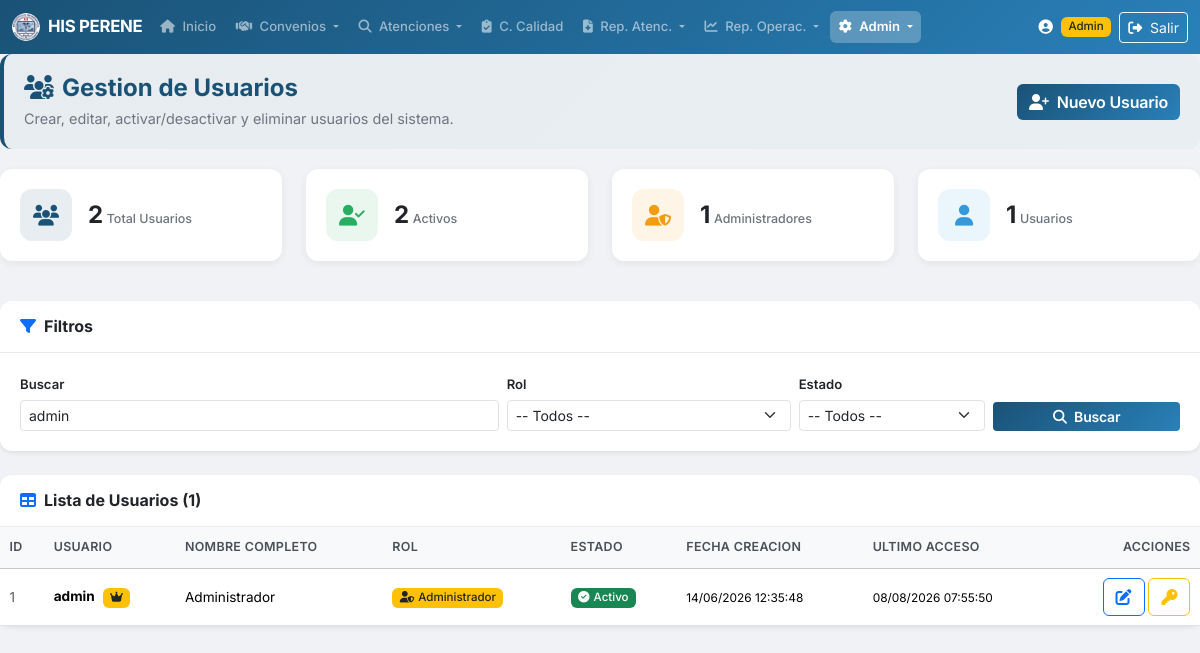
Screenshot of /usuarios.php?buscar=admin (signed in) with the database file from the repository.
### tables this page shows
CREATE TABLE `USUARIOS` (
  `id_usuario` int(11) NOT NULL,
  `usuario` varchar(50) NOT NULL,
  `password` varchar(255) NOT NULL,
  `nombre_completo` varchar(150) DEFAULT NULL,
  `rol` varchar(20) NOT NULL DEFAULT 'usuario' COMMENT 'admin o usuario',
  `estado` tinyint(1) NOT NULL DEFAULT 1,
  `fecha_creacion` datetime DEFAULT current_timestamp(),
  `ultimo_acceso` datetime DEFAULT NULL
);

### includes/functions.php (called while the page is built, shortened)
<?php
function clean($str) {
    return htmlspecialchars($str ?? '', ENT_QUOTES, 'UTF-8');
}
function formatDateTime($datetime) {
    $ts = strtotime($datetime);
    return $ts ? date('d/m/Y H:i:s', $ts) : $datetime;
}

### usuarios.php (the view, shortened to what this page needs)
<?php
require_once 'includes/functions.php';
$pdo = getDBConnection();
$fBuscar = trim($_GET['buscar'] ?? '');
$where = "1=1";
$params = [];
if ($fBuscar !== '') {
    $where .= " AND (usuario LIKE :b1 OR nombre_completo LIKE :b2)";
    $params[':b1'] = '%' . $fBuscar . '%';
    $params[':b2'] = '%' . $fBuscar . '%';
}
$countSql = "SELECT COUNT(*) FROM USUARIOS WHERE " . $where;
$countStmt = $pdo->prepare($countSql);
$countStmt->execute($params);
$totalRegistros = (int)$countStmt->fetchColumn();
$porPagina = 20;
$pagina = max(1, intval($_GET['pagina'] ?? 1));
$offset = ($pagina - 1) * $porPagina;
$dataSql = "SELECT id_usuario, usuario, nombre_completo, rol, estado, fecha_creacion, ultimo_acceso FROM USUARIOS WHERE {$where} ORDER BY id_usuario ASC LIMIT {$porPagina} OFFSET {$offset}";
$dataStmt = $pdo->prepare($dataSql);
$dataStmt->execute($params);
$usuarios = $dataStmt->fetchAll();
$statsRow = $pdo->query("SELECT
    COUNT(*) as total,
    SUM(CASE WHEN estado=1 THEN 1 ELSE 0 END) as activos,
    SUM(CASE WHEN estado=0 THEN 1 ELSE 0 END) as inactivos,
    SUM(CASE WHEN rol='admin' THEN 1 ELSE 0 END) as admins,
    SUM(CASE WHEN rol='usuario' THEN 1 ELSE 0 END) as usuarios_comun
    FROM USUARIOS")->fetch();
include 'includes/header.php';
?>
<div class="page-header-section">
    <div class="d-flex justify-content-between align-items-center flex-wrap gap-2">
        <div>
            <h4><i class="fas fa-users-cog me-2"></i>Gestion de Usuarios</h4>
            <p class="subtitle">Crear, editar, activar/desactivar y eliminar usuarios del sistema.</p>
        </div>
        <button type="button" class="btn btn-his" data-bs-toggle="modal" data-bs-target="#modalCrear">
            <i class="fas fa-user-plus me-1"></i> Nuevo Usuario
        </button>
    </div>
</div>
<div class="row mb-4">
    <div class="col-md-3 col-6 mb-3">
        <div class="stat-card stat-primary">
            <div class="stat-icon"><i class="fas fa-users"></i></div>
            <div class="stat-info">
                <span class="stat-value"><?= number_format($statsRow['total'] ?? 0) ?></span>
                <span class="stat-label">Total Usuarios</span>
            </div>
        </div>
    </div>
    <div class="col-md-3 col-6 mb-3">
        <div class="stat-card stat-success">
            <div class="stat-icon"><i class="fas fa-user-check"></i></div>
            <div class="stat-info">
                <span class="stat-value"><?= number_format($statsRow['activos'] ?? 0) ?></span>
                <span class="stat-label">Activos</span>
            </div>
        </div>
    </div>
    <div class="col-md-3 col-6 mb-3">
        <div class="stat-card stat-warning">
            <div class="stat-icon"><i class="fas fa-user-shield"></i></div>
            <div class="stat-info">
                <span class="stat-value"><?= number_format($statsRow['admins'] ?? 0) ?></span>
                <span class="stat-label">Administradores</span>
            </div>
        </div>
    </div>
    <div class="col-md-3 col-6 mb-3">
        <div class="stat-card stat-info">
            <div class="stat-icon"><i class="fas fa-user"></i></div>
            <div class="stat-info">
                <span class="stat-value"><?= number_format($statsRow['usuarios_comun'] ?? 0) ?></span>
                <span class="stat-label">Usuarios</span>
            </div>
        </div>
    </div>
</div>
<div class="card shadow-sm mb-4">
    <div class="card-header bg-white">
        <h6 class="mb-0 fw-bold"><i class="fas fa-filter me-2 text-primary"></i>Filtros</h6>
    </div>
    <div class="card-body">
        <form method="GET" action="usuarios.php" class="row g-2 align-items-end">
            <div class="col-md-5">
                <label class="form-label small fw-semibold">Buscar</label>
                <input type="text" name="buscar" class="form-control form-control-sm" placeholder="Usuario o nombre" value="<?= htmlspecialchars($fBuscar) ?>">
            </div>
            <div class="col-md-3">
                <label class="form-label small fw-semibold">Rol</label>
                <select name="rol" class="form-select form-select-sm">
                    <option value="">-- Todos --</option>
                </select>
            </div>
            <div class="col-md-2">
                <label class="form-label small fw-semibold">Estado</label>
                <select name="estado" class="form-select form-select-sm">
                    <option value="">-- Todos --</option>
                </select>
            </div>
            <div class="col-md-2">
                <button type="submit" class="btn btn-his btn-sm w-100"><i class="fas fa-search me-1"></i> Buscar</button>
            </div>
        </form>
    </div>
</div>
<div class="card shadow-sm">
    <div class="card-header bg-white">
        <h6 class="mb-0 fw-bold"><i class="fas fa-table me-2 text-primary"></i>Lista de Usuarios (<?= number_format($totalRegistros) ?>)</h6>
    </div>
    <div class="card-body p-0">
        <?php if (empty($usuarios)): ?>
            <div class="empty-state">
                <i class="fas fa-user-slash"></i>
                <h5>Sin usuarios</h5>
                <p>No se encontraron usuarios con los filtros seleccionados.</p>
            </div>
        <?php else: ?>
            <div class="table-responsive">
                <table class="table table-hover table-sm mb-0">
                    <thead class="table-light">
                        <tr>
                            <th>ID</th>
                            <th>Usuario</th>
                            <th>Nombre Completo</th>
                            <th>Rol</th>
                            <th>Estado</th>
                            <th>Fecha Creacion</th>
                            <th>Ultimo Acceso</th>
                            <th class="text-end">Acciones</th>
                        </tr>
                    </thead>
                    <tbody>
                        <?php foreach ($usuarios as $u): ?>
                        <tr>
                            <td class="text-muted"><?= (int)$u['id_usuario'] ?></td>
                            <td>
                                <strong><?= clean($u['usuario']) ?></strong>
                                <?php if ((int)$u['id_usuario'] === 1): ?>
                                    <span class="badge bg-warning text-dark ms-1" title="Administrador principal"><i class="fas fa-crown"></i></span>
                                <?php endif; ?>
                            </td>
                            <td><?= clean($u['nombre_completo']) ?></td>
                            <td>
                                <?php if ($u['rol'] === 'admin'): ?>
                                    <span class="badge bg-warning text-dark"><i class="fas fa-user-shield me-1"></i>Administrador</span>
                                <?php else: ?>
                                    <span class="badge bg-info text-dark"><i class="fas fa-user me-1"></i>Usuario</span>
                                <?php endif; ?>
                            </td>
                            <td>
                                <?php if ((int)$u['estado'] === 1): ?>
                                    <span class="badge bg-success"><i class="fas fa-check-circle me-1"></i>Activo</span>
                                <?php else: ?>
                                    <span class="badge bg-danger"><i class="fas fa-times-circle me-1"></i>Inactivo</span>
                                <?php endif; ?>
                            </td>
                            <td><small><?= formatDateTime($u['fecha_creacion']) ?></small></td>
                            <td><small><?= $u['ultimo_acceso'] ? formatDateTime($u['ultimo_acceso']) : '<span class="text-muted">Nunca</span>' ?></small></td>
                            <td class="text-end">
                                <button type="button" class="btn btn-xs btn-outline-primary"
                                        onclick='editarUsuario(<?= json_encode([
                                            "id_usuario" => (int)$u["id_usuario"],
                                            "usuario" => $u["usuario"],
                                            "nombre_completo" => $u["nombre_completo"],
                                            "rol" => $u["rol"],
                                            "estado" => (int)$u["estado"],
                                        ], JSON_HEX_TAG | JSON_HEX_AMP | JSON_HEX_APOS | JSON_HEX_QUOT) ?>)'>
                                    <i class="fas fa-edit" title="Editar"></i>
                                </button>
                                <button type="button" class="btn btn-xs btn-outline-warning"
                                        onclick='resetearClave(<?= (int)$u["id_usuario"] ?>, <?= json_encode($u["usuario"], JSON_HEX_TAG | JSON_HEX_AMP | JSON_HEX_APOS | JSON_HEX_QUOT) ?>)'>
                                    <i class="fas fa-key" title="Resetear clave"></i>
                                </button>
                            </td>
                        </tr>
                        <?php endforeach; ?>
                    </tbody>
                </table>
            </div>
        <?php endif; ?>
    </div>
</div>
<?php include 'includes/footer.php'; ?>

### assets/css/style.css (style rules this page uses)
:root { --his-primary: #1a5276; --his-primary-light: #2980b9; --his-primary-dark: #0e2f44; --his-success: #27ae60; --his-warning: #f39c12; --his-danger: #e74c3c; --his-info: #3498db; --his-bg: #f0f2f5; --his-sidebar: #2c3e50; }
body { font-family: 'Inter', -apple-system, BlinkMacSystemFont, 'Segoe UI', Roboto, sans-serif; background-color: var(--his-bg); font-size: 0.9rem; }
.btn-his { background: linear-gradient(135deg, var(--his-primary) 0%, var(--his-primary-light) 100%); color: #fff; border: none; font-weight: 600; letter-spacing: -0.2px; transition: all 0.2s ease; }
.stat-card { background: #fff; border-radius: 12px; padding: 1.25rem; display: flex; align-items: center; gap: 1rem; box-shadow: 0 2px 8px rgba(0, 0, 0, 0.06); transition: transform 0.2s ease, box-shadow 0.2s ease; }
.stat-icon { width: 52px; height: 52px; border-radius: 12px; display: flex; align-items: center; justify-content: center; font-size: 1.3rem; flex-shrink: 0; }
.stat-primary .stat-icon { background: rgba(26, 82, 118, 0.1); color: var(--his-primary); }
.stat-success .stat-icon { background: rgba(39, 174, 96, 0.1); color: var(--his-success); }
.stat-info .stat-icon { background: rgba(52, 152, 219, 0.1); color: var(--his-info); }
.stat-warning .stat-icon { background: rgba(243, 156, 18, 0.1); color: var(--his-warning); }
.stat-value { font-size: 1.5rem; font-weight: 700; line-height: 1.2; letter-spacing: -0.5px; }
.stat-label { font-size: 0.78rem; color: #6c757d; font-weight: 500; }
.card { border: none; border-radius: 12px; }
.card-header { border-bottom: 1px solid #e9ecef; padding: 1rem 1.25rem; border-radius: 12px 12px 0 0 !important; }
.card-body { padding: 1.25rem; }
.table { font-size: 0.85rem; }
.table thead th { font-weight: 600; font-size: 0.78rem; text-transform: uppercase; letter-spacing: 0.3px; color: #495057; white-space: nowrap; padding: 0.7rem 0.6rem; }
.table tbody td { vertical-align: middle; padding: 0.55rem 0.6rem; max-width: 200px; overflow: hidden; text-overflow: ellipsis; white-space: nowrap; }
.form-label { font-size: 0.82rem; margin-bottom: 0.3rem; }
.badge { font-weight: 500; font-size: 0.72rem; }
.card { animation: fadeIn 0.3s ease-out; }
.page-header-section { background: linear-gradient(135deg, rgba(26, 82, 118, 0.04) 0%, rgba(41, 128, 185, 0.04) 100%); border-radius: 12px; padding: 1.25rem; margin-bottom: 1.25rem; border-left: 4px solid var(--his-primary); }
.page-header-section h4 { color: var(--his-primary); font-weight: 700; margin-bottom: 0.3rem; }
.page-header-section .subtitle { color: #6c757d; font-size: 0.9rem; margin-bottom: 0; }

### rows the page displays
usuarios: id_usuario "1", usuario "admin", nombre_completo "Administrador", rol "admin" (drawn), estado 1 (drawn), fecha_creacion "14/06/2026 12:35:48", ultimo_acceso "08/08/2026 07:55:50"

### other values shown
$statsRow['total'] "2"
$statsRow['activos'] "2"
$statsRow['admins'] "1"
$statsRow['usuarios_comun'] "1"
$totalRegistros "1"
